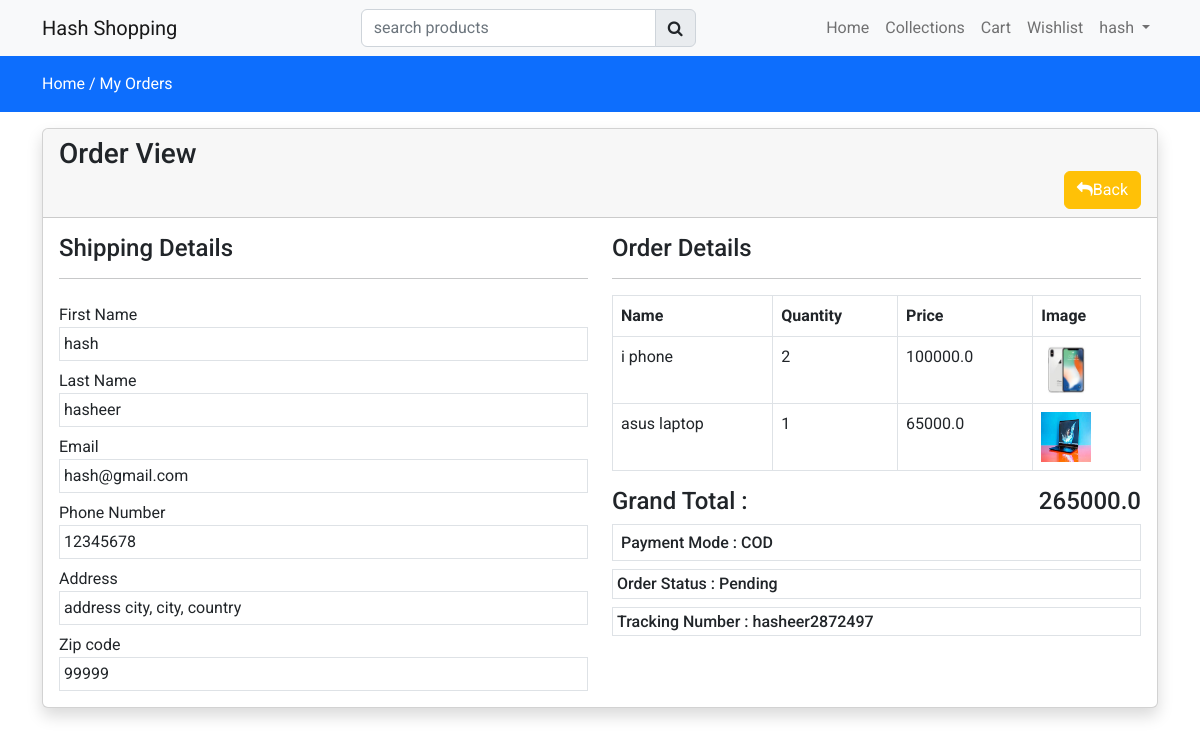
/view-order/hasheer2872497 (signed in), run on the app's committed database.
### store/models.py (models this page shows, shortened)
class Order(models.Model):
    user=models.ForeignKey(User, on_delete=models.CASCADE)
    fname=models.CharField(max_length=150,null=False)
    lname=models.CharField(max_length=150,null=False)
    email=models.CharField(max_length=150,null=False)
    phone=models.CharField(max_length=150,null=False)
    city=models.CharField(max_length=150,null=False)
    address=models.TextField(null=False)
    state=models.CharField(max_length=150,null=False)
    country=models.CharField(max_length=150,null=False)
    pincode=models.CharField(max_length=150,null=False)
    total_price=models.FloatField(null=False)
    payment_mode=models.CharField(max_length=150,null=False)
    payment_id=models.CharField(max_length=250,null=True)
    orderstatuses=(
        ('pending','pending'),
        ('out for shipping','Out For Shipping'),
        ('completed','Completed'),
    )
    status=models.CharField(max_length=150,choices=orderstatuses,default='Pending')
    message=models.TextField(null=True)
    tracking_no=models.CharField(max_length=150,null=True)
    created_at=models.DateTimeField(auto_now_add=True)
    updated_at=models.DateTimeField(auto_now_add=True)

class Orderitem(models.Model):
    order= models.ForeignKey(Order, on_delete=models.CASCADE)
    product=models.ForeignKey(Product, on_delete=models.CASCADE)
    price= models.FloatField(null=False)
    quantity=models.IntegerField(null=False)

class Product(models.Model):
    category=models.ForeignKey(Category, on_delete=models.CASCADE)
    slug=models.CharField(max_length=150,null=True,blank=True)
    name=models.CharField(max_length=150,null=True,blank=True)
    product_image=models.ImageField(upload_to=get_file_path,null=True,blank=True)
    small_description=models.CharField(max_length=500,null=False,blank=False)
    quantity=models.IntegerField(null=False,blank=False)
    description=models.TextField(max_length=500,null=False,blank=False)
    original_price=models.FloatField(null=False,blank=False)
    selling_price=models.FloatField(null=False,blank=False)
    status=models.BooleanField(default=False,help_text="0=default 1=hidden")
    trending=models.BooleanField(default=False,help_text="0=default 1=Trending")
    tag=models.CharField(max_length=150,null=True,blank=True)
    meta_title=models.CharField(max_length=150,null=False,blank=False)
    meta_keywords=models.CharField(max_length=150,null=False,blank=False)
    meta_description=models.CharField(max_length=150,null=False,blank=False)
    created_at= models.DateField(auto_now_add=True)

### store/controller/order.py (the view)
# urls.py: path('view-order/<str:t_no>',order.vieworder,name="orderview"),
def vieworder(request,t_no):
    order=Order.objects.filter(tracking_no=t_no).filter(user=request.user).first()
    orderitems=Orderitem.objects.filter(order=order)
    context={'orderitems':orderitems,'order':order}
    return render(request,'store/orders/view.html',context)

### store/templates/store/orders/view.html (shortened to what this page needs)
{% extends 'store/layouts/main.html' %}
    {% block content %}
    <div class="py-3 bg-primary">
        <div class="container">
            <a class="text-white" href="{% url 'home' %}">Home /</a>
            <a class="text-white" href="{% url 'myorders' %}">My Orders </a>
        </div>
    </div>
    <div class="container my-3">
            <div class="row">
                <div class="col-md-12">
                    <div class="card shadow">
                        <div class="card-header">
                            <h3 class="mb-0">Order View</h3>
                                <a href="{% url 'myorders' %}" class="btn btn-warning float-end text-white"><i class="fa fa-reply"></i>Back</a>
                        </div>
                        <div class="card-body">
                            <div class="row">
                                <div class="col-md-6">
                                    <h4>Shipping Details</h4>
                                    <hr>
                                    <label class="mt-2">First Name</label>
                                    <div class="border p-1">{{order.fname}}</div>
                                    <label class="mt-2">Last Name</label>
                                    <div class="border p-1">{{order.lname}}</div>
                                    <label class="mt-2">Email</label>
                                    <div class="border p-1">{{order.email}}</div>
                                    <label class="mt-2">Phone Number</label>
                                    <div class="border p-1">{{order.phone}}</div>
                                    <label class="mt-2">Address</label>
                                    <div class="border p-1">
                                        {{order.address}}
                                        {{order.city}},
                                        {{order.state}},
                                        {{order.country}}
                                    </div>
                                    <label class="mt-2">Zip code</label>
                                    <div class="border p-1">{{order.pincode}}</div>
                                </div>
                                <div class="col-md-6">
                                    <h4>Order Details</h4>
                                    <hr>
                                    <table class="table table-bordered">
                                        <thead>
                                            <tr>
                                                <th>Name</th>
                                                <th>Quantity</th>
                                                <th>Price</th>
                                                <th>Image</th>
                                            </tr>
                                        </thead>
                                        <tbody>
                                            {% for item in orderitems  %}
                                                <tr>
                                                    <td>{{item.product.name}}</td>
                                                    <td>{{item.quantity}}</td>
                                                    <td>{{item.price}}</td>
                                                    <td>
                                                        <img src="{{item.product.product_image.url}}" alt="Product Image" height="50px" width="50px"/>
                                                    </td>
                                                </tr>
                                            {% endfor %}
                                        </tbody>
                                      </table>
                                      <h4>Grand Total : <span class="float-end">{{order.total_price }}</span></h4>
                                      <h6 class="border p-2">Payment Mode : {{order.payment_mode}}</h6>
                                      <h6 class="border p-1">Order Status : {{order.status}}</h6>
                                      <h6 class="border p-1">Tracking Number : {{order.tracking_no}}</h6>
                                </div>
                            </div>
                        </div>
                    </div>
                </div>
            </div>
    </div>
    {% endblock content %}

### store/templates/store/inc/navbar.html (shortened to what this page needs)
<nav class="navbar navbar-expand-lg bg-light">
    <div class="container">
      <a class="navbar-brand" href="#">Hash Shopping</a>
        <div class="search-bar">
          <form action="{% url 'searchproduct' %}" method="POST">
          <div class="input-group ">
            <input name="productsearch" type="search" required class="form-control" id="searchproducts" placeholder="search products"  >
            <button type="submit" class="input-group-text" ><i class="fa fa-search"></i></button>
          </div>
        </form>
        </div>
      <div class="collapse navbar-collapse" id="navbarNav">
        <ul class="navbar-nav ms-auto">
          <li class="nav-item">
            <a class="nav-link {% if request.resolver_match.url_name == 'home'%}active{% endif %}" aria-current="page" href="{% url 'home' %}">Home</a>
          </li>
          <li class="nav-item">
            <a class="nav-link {% if request.resolver_match.url_name == 'collections'%}active{% endif %}" href="{% url 'collections' %}">Collections</a>
          </li>
          <li class="nav-item">
            <a class="nav-link {% if request.resolver_match.url_name == 'cart'%}active{% endif %} " aria-current="page" href="{% url 'cart' %}">Cart</a>
          </li>
          <li class="nav-item">
            <a class="nav-link {% if request.resolver_match.url_name == 'wishlist'%}active{% endif %}" aria-current="page" href="{% url 'wishlist' %}">Wishlist</a>
          </li>
          {% if request.user.is_authenticated %}
          <li class="nav-item dropdown">
            <a class="nav-link dropdown-toggle" href="#" role="button" data-bs-toggle="dropdown" aria-expanded="false">
              {{request.user}}
            </a>
          </li>
          {% endif %}
        </ul>
      </div>
    </div>
  </nav>

### store/templates/store/layouts/main.html (style rules this page uses)
* { font-family: 'Roboto', sans-serif; }
a { text-decoration : none }
.search-bar { width:30% !important; margin-left:15%; }

### data on the page
Order: fname "hash", lname "hasheer", email "hash@gmail.com", phone "12345678", address "address", city "city", state "city", country "country", pincode "99999", total_price "265000.0", payment_mode "COD", status "Pending", tracking_no "hasheer2872497"
Orderitem: product.name "i phone", quantity "2", price "100000.0", product.product_image (picture)
Orderitem: product.name "asus laptop", quantity "1", price "65000.0", product.product_image (picture)

### other printed values
{{ request.user }} "hash"
